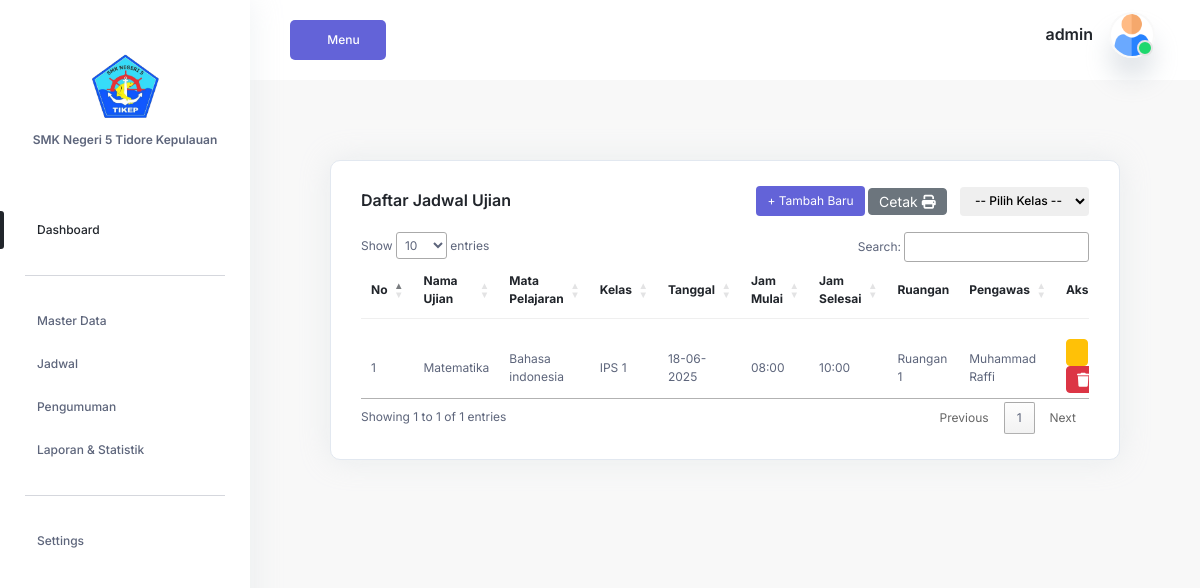
The app's page /login/admin/jadwalUjian.php (signed in), older data.
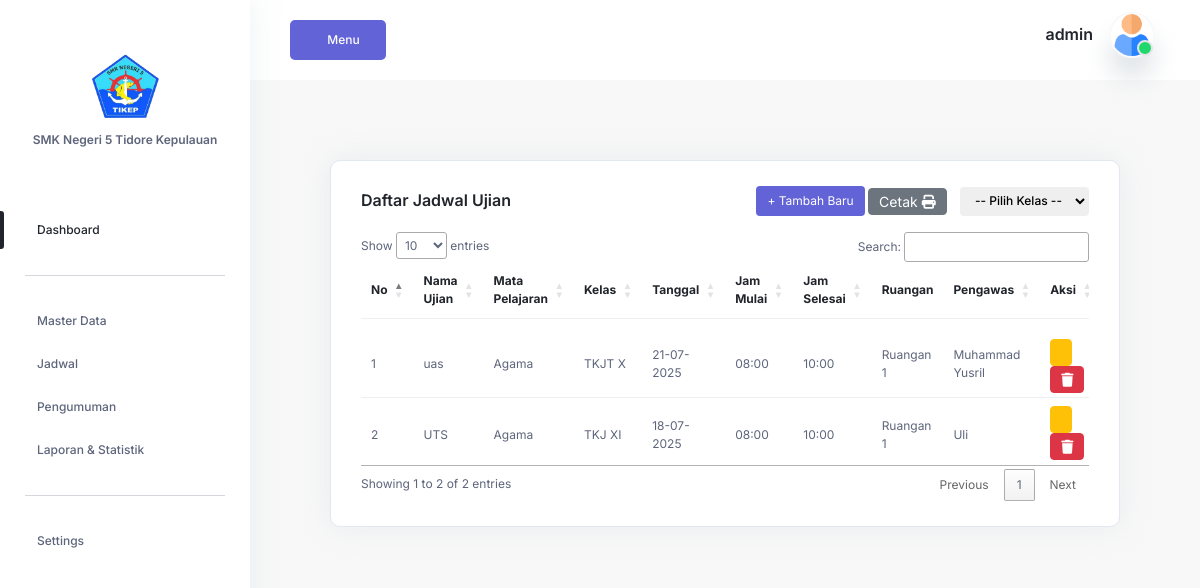
The same page, newer data.
### tables this page shows
CREATE TABLE `jadwal_ujian` (
  `id` int(11) NOT NULL,
  `nama_ujian` varchar(100) NOT NULL,
  `mapel_id` int(11) NOT NULL,
  `kelas_id` int(11) NOT NULL,
  `guru_pengawas_id` int(11) NOT NULL,
  `tanggal_ujian` date NOT NULL,
  `jam_mulai` time NOT NULL,
  `jam_selesai` time NOT NULL,
  `ruangan_id` int(11) NOT NULL,
  `keterangan` text,
  `created_at` timestamp NOT NULL DEFAULT CURRENT_TIMESTAMP,
  `updated_at` timestamp NULL DEFAULT NULL ON UPDATE CURRENT_TIMESTAMP
);

CREATE TABLE `mapel` (
  `id_mapel` int(11) NOT NULL,
  `nama_mapel` varchar(100) NOT NULL,
  `kode_mapel` varchar(20) NOT NULL,
  `deskripsi` text,
  `created_at` timestamp NOT NULL DEFAULT CURRENT_TIMESTAMP
);

CREATE TABLE `kelas` (
  `id_kelas` int(11) NOT NULL,
  `nama_kelas` varchar(50) NOT NULL,
  `kompetensi_keahlian` varchar(100) NOT NULL,
  `jurusan_id` int(11) DEFAULT NULL,
  `wali_kelas_id` int(11) DEFAULT NULL,
  `created_at` timestamp NOT NULL DEFAULT CURRENT_TIMESTAMP
);

CREATE TABLE `ruangan` (
  `id_ruangan` int(11) NOT NULL,
  `nama_ruangan` varchar(50) NOT NULL,
  `kapasitas` int(11) DEFAULT NULL,
  `lokasi` varchar(100) DEFAULT NULL,
  `created_at` timestamp NOT NULL DEFAULT CURRENT_TIMESTAMP
);

CREATE TABLE `users` (
  `id` int(11) NOT NULL,
  `nama` varchar(100) NOT NULL,
  `username` varchar(50) DEFAULT NULL,
  `password` varchar(255) NOT NULL,
  `email` varchar(100) NOT NULL,
  `role` enum('admin','guru','siswa') NOT NULL,
  `is_active` tinyint(1) NOT NULL DEFAULT '1',
  `login_attempts` tinyint(1) NOT NULL DEFAULT '1',
  `created_at` timestamp NOT NULL DEFAULT CURRENT_TIMESTAMP,
  `updated_at` timestamp NULL DEFAULT NULL ON UPDATE CURRENT_TIMESTAMP
);

### login/admin/jadwalUjian.php (the view, shortened to what the changed rows need)
<?php
include "../config/koneksi.php";
$sql = "SELECT j.*, k.nama_kelas, m.nama_mapel, u.nama AS nama_guru, r.nama_ruangan
        FROM jadwal_ujian j
        JOIN kelas k ON j.kelas_id = k.id_kelas
        JOIN mapel m ON j.mapel_id = m.id_mapel
        JOIN guru g ON j.guru_pengawas_id = g.id
        JOIN users u ON g.user_id = u.id
        JOIN ruangan r ON j.ruangan_id = r.id_ruangan";
$sql .= " ORDER BY j.tanggal_ujian DESC, j.jam_mulai DESC";
$jadwal_result = mysqli_query($conn, $sql);
?>
<?php require_once 'template/header.php';?>
<main>
    <section class="section">
        <div class="container-fluid">
            <section class="section">
                <div class="container-fluid">
                    <div class="row">
                        <div class="col-12">
                            <div class="card-style mb-30">
                                <div class="d-flex justify-content-between align-items-center mb-3">
                                    <h6 class="mb-0">Daftar Jadwal Ujian</h6>
                                    <div>
                                    </div>
                                </div>
                                <div class="table-wrapper table-responsive">
                                    <table class="table table-stripper" id="jadwalUjian">
                                        <thead>
                                            <tr>
                                                <th>No</th>
                                                <th>Nama Ujian</th>
                                                <th>Mata Pelajaran</th>
                                                <th>Kelas</th>
                                                <th>Tanggal</th>
                                                <th>Jam Mulai</th>
                                                <th>Jam Selesai</th>
                                                <th>Ruangan</th>
                                                <th>Pengawas</th>
                                                <th>Aksi</th>
                                            </tr>
                                        </thead>
                                        <tbody>
                                            <?php
                                            $no = 1;
                                            if (mysqli_num_rows($jadwal_result) > 0):
                                                while ($row = mysqli_fetch_assoc($jadwal_result)):
                                            ?>
                                                    <tr>
                                                        <td><?= $no++ ?></td>
                                                        <td><?= htmlspecialchars($row['nama_ujian']) ?></td>
                                                        <td><?= htmlspecialchars($row['nama_mapel']) ?></td>
                                                        <td><?= htmlspecialchars($row['nama_kelas']) ?></td>
                                                        <td><?= date('d-m-Y', strtotime($row['tanggal_ujian'])) ?></td>
                                                        <td><?= date('H:i', strtotime($row['jam_mulai'])) ?></td>
                                                        <td><?= date('H:i', strtotime($row['jam_selesai'])) ?></td>
                                                        <td><?= htmlspecialchars($row['nama_ruangan']) ?></td>
                                                        <td><?= htmlspecialchars($row['nama_guru']) ?></td>
                                                        <td class="pb-1">
                                                            <a href="formJadwalUjian.php?edit=<?= $row['id'] ?>" class="btn btn-sm btn-warning">
                                                            </a>
                                                            <a href="formJadwalUjian.php?hapus=<?= $row['id'] ?>" class="btn btn-sm btn-danger" onclick="return confirm('Yakin ingin menghapus data ini?')">
                                                                <i class="fas fa-trash"></i>
                                                            </a>
                                                        </td>
                                                    </tr>
                                            <?php
                                                endwhile;
                                            else:
                                            ?>
                                                <tr><td colspan="10" class="text-center">Belum ada data.</td></tr>
                                            <?php endif; ?>
                                        </tbody>
                                    </table>
                                </div>
                            </div>
                        </div>
                    </div>
                </div>
            </section>
        </div>
    </section>
</main>
<?php include './template/footer.php'; ?>

Row changes from the older to the newer data that the page shows:
removed jadwal_ujian: nama_ujian "Matematika", mapel.nama_mapel "Bahasa indonesia", kelas.nama_kelas "IPS 1", tanggal_ujian "18-06-2025", jam_mulai "08:00", jam_selesai "10:00", ruangan.nama_ruangan "Ruangan 1", users.nama "Muhammad Raffi"
added jadwal_ujian: nama_ujian "uas", mapel.nama_mapel "Agama", kelas.nama_kelas "TKJT X", tanggal_ujian "21-07-2025", jam_mulai "08:00", jam_selesai "10:00", ruangan.nama_ruangan "Ruangan 1", users.nama "Muhammad Yusril"
added jadwal_ujian: nama_ujian "UTS", mapel.nama_mapel "Agama", kelas.nama_kelas "TKJ XI", tanggal_ujian "18-07-2025", jam_mulai "08:00", jam_selesai "10:00", ruangan.nama_ruangan "Ruangan 1", users.nama "Uli"
Text that changed along with them:
text written by a page script: "Show entries Search: Showing 1 to 1 of 1 entries Previous 1 Next" → "Show entries Search: Showing 1 to 2 of 2 entries Previous 1 Next"
